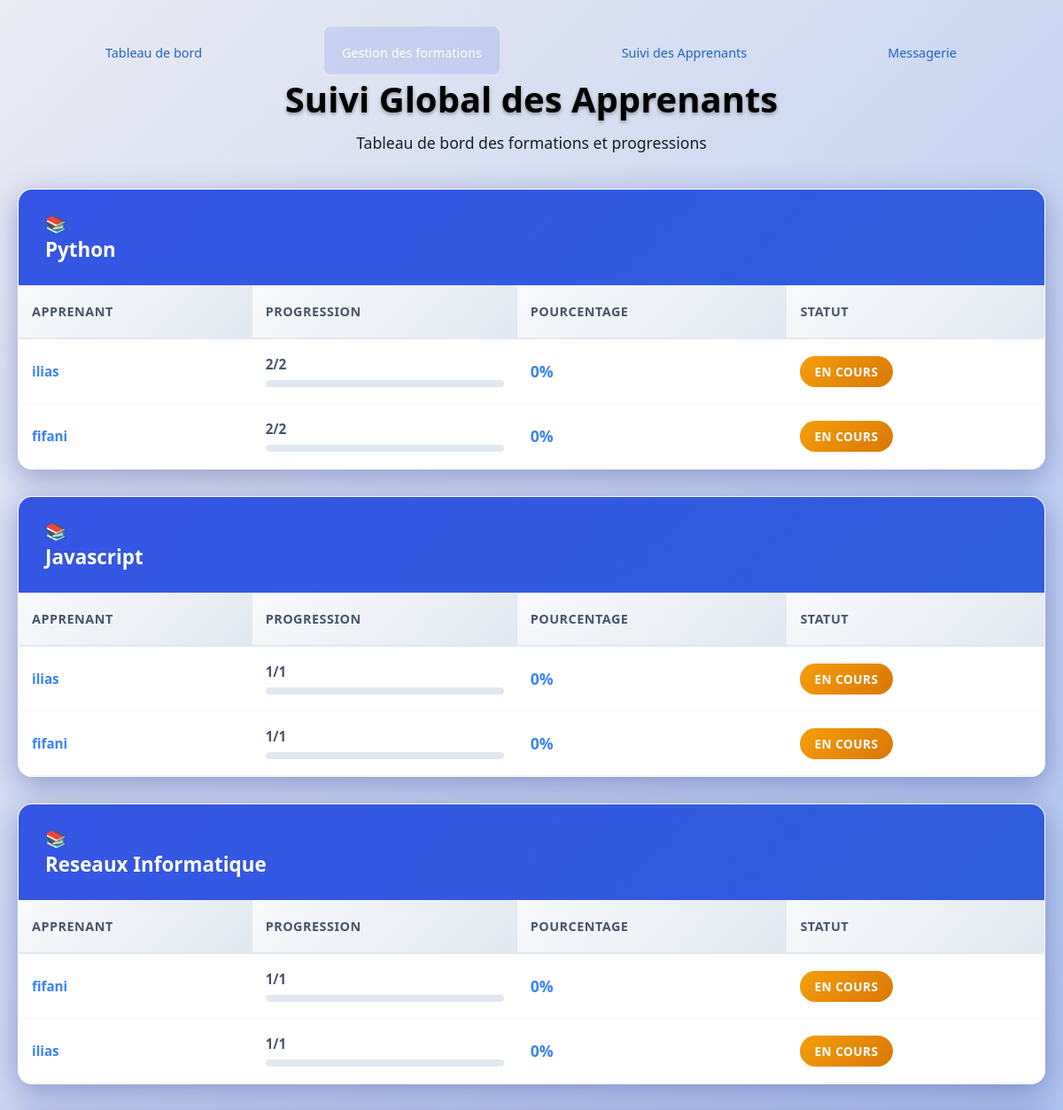
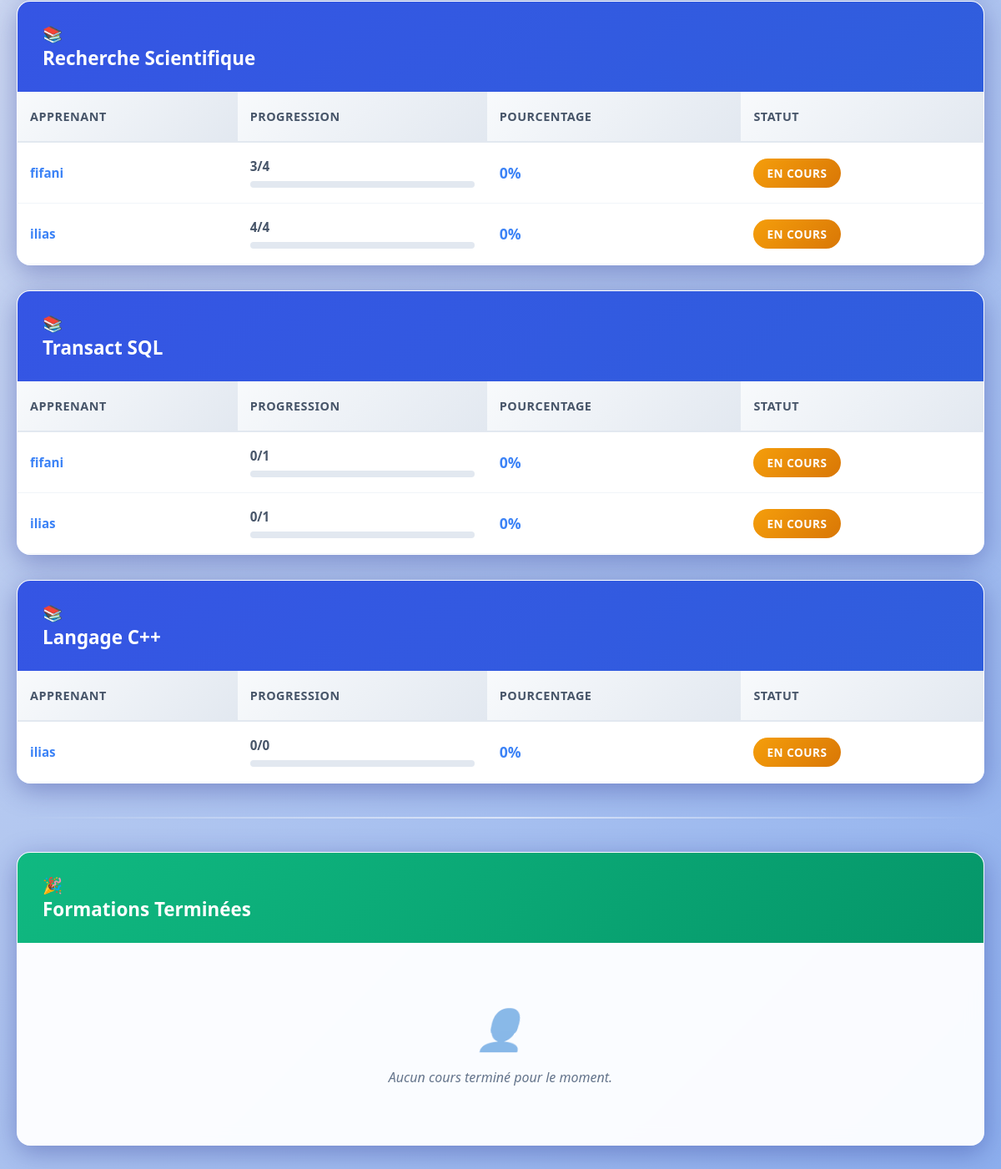
Page /formateur/suivi-apprenants/ (signed in) on the committed database (2 pictures, top to bottom).
### myapp/models.py (models this page shows, shortened)
class Formation(models.Model):
    id = models.AutoField(primary_key=True)
    titre = models.CharField(max_length=255)
    description = models.TextField(blank=True)
    date_creation = models.DateField(auto_now_add=True)

class Apprenant(models.Model):
    utilisateur = models.OneToOneField(Utilisateur, on_delete=models.CASCADE)
    nom = models.CharField(max_length=100)
    attribut1 = models.CharField(max_length=255)

class Utilisateur(AbstractUser):
    def __str__(self):
        return self.username

### myapp/views.py (the view)
# urls.py: path('formateur/suivi-apprenants/', views.suivi_apprenants_global, name='suivi_apprenants_global'),
@login_required
def suivi_apprenants_global(request):
    formateur = request.user.formateur
    formations = Formation.objects.filter(formationformateur__formateur=formateur).distinct()
    suivi = []
    cours_finis = []
    for formation in formations:
        modules = formation.modules.all()
        contenus = [c for m in modules for c in m.contenus.all()]
        inscriptions = InscriptionsProgress.objects.filter(formation=formation)
        progressions = Progression.objects.filter(contenu__formation=formation)
        prog_map = {}
        for p in progressions:
            prog_map.setdefault(p.apprenant.id, {})[p.contenu.id] = p.est_complete
        apprenants_data = []
        for ins in inscriptions:
            apprenant = ins.apprenant
            total = len(contenus)
            done = sum(1 for c in contenus if prog_map.get(apprenant.id, {}).get(c.id, False))
            pourcentage = int((done / total) * 100) if total > 0 else 0
            apprenants_data.append({
                'apprenant': apprenant,
                'progression': prog_map.get(apprenant.id, {}),
                'pourcentage': pourcentage
            })
            if pourcentage == 100:
                cours_finis.append({'apprenant': apprenant, 'formation': formation})
        suivi.append({
            'formation': formation,
            'apprenants': apprenants_data,
        })
    return render(request, 'formateur/suivi_apprenants.html', {
    'suivi': suivi,
    'cours_finis': cours_finis
})

### myapp/templates/formateur/suivi_apprenants.html (shortened to what this page needs)
<!DOCTYPE html>
<html lang="fr">
<head>
</head>
<body>
  <div class="container">
    <div class="header">
      <nav class="navbar">
    <div class="navbar-container">
      <div class="nav-menu">
        <a href="{% url 'dashboard_formateur' %}" class="nav-link">
          <span>Tableau de bord</span>
        </a>
        <a href="{% url 'gerer_formations' %}" class="nav-link active">
          <span>Gestion des formations</span>
        </a>
        <a href="{% url 'suivi_apprenants_global' %}" class="nav-link">
          <span>Suivi des Apprenants</span>
        </a>
        <a href="{% url 'messagerie_formateur' %}" class="nav-link">
          <span>Messagerie</span>
        </a>
      </div>
    </div>
  </nav>
      <h1>Suivi Global des Apprenants</h1>
      <p>Tableau de bord des formations et progressions</p>
    </div>
    {% for bloc in suivi %}
      <div class="formation-block">
        <div class="formation-header">
          <h2>{{ bloc.formation.titre }}</h2>
        </div>
        <div class="table-container">
          <table>
            <thead>
              <tr>
                <th>Apprenant</th>
                <th>Progression</th>
                <th>Pourcentage</th>
                <th>Statut</th>
              </tr>
            </thead>
            <tbody>
              {% for ligne in bloc.apprenants %}
                <tr>
                  <td>
                    <span class="username">{{ ligne.apprenant.utilisateur.username }}</span>
                  </td>
                  <td>
                    <div class="progress-text">{{ ligne.progression|length }}/{{ bloc.formation.contenus.count }}</div>
                    <div class="progress-bar">
                    </div>
                  </td>
                  <td>
                    <span class="percentage">{{ ligne.pourcentage }}%</span>
                  </td>
                  <td>
                    {% if ligne.pourcentage == 100 %}
                      <span class="status completed">Terminé</span>
                    {% else %}
                      <span class="status in-progress">En cours</span>
                    {% endif %}
                  </td>
                </tr>
              {% empty %}
                <tr>
                  <td colspan="4" class="empty-state">
                    Aucun apprenant inscrit à cette formation.
                  </td>
                </tr>
              {% endfor %}
            </tbody>
          </table>
        </div>
      </div>
    {% empty %}
      <div class="no-formations">
        <p>Aucune formation trouvée.</p>
      </div>
    {% endfor %}
    <div class="divider"></div>
    <div class="completed-section">
      <div class="completed-header">
        <h2>Formations Terminées</h2>
      </div>
      <div class="completed-list">
        {% for item in cours_finis %}
          <div class="completed-item">
            <span class="username">{{ item.apprenant.utilisateur.username }}</span>
            <span>a terminé</span>
            <span class="formation-title">{{ item.formation.titre }}</span>
          </div>
        {% empty %}
          <div class="empty-state">
            Aucun cours terminé pour le moment.
          </div>
        {% endfor %}
      </div>
    </div>
  </div>
</body>
</html>

### myapp/templates/formateur/suivi_apprenants.html (style rules this page uses)
* { margin: 0; padding: 0; box-sizing: border-box; }
body { font-family: 'Segoe UI', Tahoma, Geneva, Verdana, sans-serif; background: linear-gradient(135deg,rgb(234, 235, 243) 0%,rgb(141, 175, 238) 100%); min-height: 100vh; padding: 30px 20px; color: #2c3e50; }
.container { max-width: 1400px; margin: 0 auto; }
.header { text-align: center; margin-bottom: 40px; color: white; }
.header h1 { color:rgb(0, 0, 0); font-size: 2.5rem; font-weight: 700; margin-bottom: 10px; text-shadow: 0 2px 4px rgba(0, 0, 0, 0.35); }
.header p { color:rgb(4, 9, 14); font-size: 1.1rem; opacity: 0.9; font-weight: 300; }
.formation-block { background: rgba(255, 255, 255, 0.95); backdrop-filter: blur(10px); margin-bottom: 30px; border-radius: 16px; box-shadow: 0 8px 32px rgba(31, 38, 135, 0.37); border: 1px solid rgba(255, 255, 255, 0.18); overflow: hidden; transition: transform 0.3s ease, box-shadow 0.3s ease; }
.formation-header { background: linear-gradient(135deg,rgb(53, 85, 228) 0%,rgb(48, 94, 221) 100%); padding: 25px 30px; color: white; }
.formation-header h2 { font-size: 1.4rem; font-weight: 600; margin: 0; display: flex; align-items: center; gap: 12px; }
.formation-header::before { content: "📚"; font-size: 1.2rem; }
.table-container { overflow-x: auto; }
table { width: 100%; border-collapse: collapse; background: white; }
th { background: linear-gradient(135deg, #f8fafc 0%, #e2e8f0 100%); padding: 20px 15px; text-align: left; font-weight: 600; font-size: 0.9rem; color: #475569; text-transform: uppercase; letter-spacing: 0.5px; border-bottom: 2px solid #e2e8f0; }
td { padding: 18px 15px; border-bottom: 1px solid #f1f5f9; font-size: 0.95rem; transition: background-color 0.2s ease; }
.progress-bar { width: 100%; height: 8px; background: #e2e8f0; border-radius: 4px; overflow: hidden; margin-top: 8px; }
.progress-text { font-weight: 600; color: #475569; margin-bottom: 4px; }
.percentage { font-weight: 700; font-size: 1.1rem; color: #3b82f6; }
.status { display: inline-flex; align-items: center; gap: 8px; padding: 8px 16px; border-radius: 20px; font-weight: 600; font-size: 0.85rem; text-transform: uppercase; letter-spacing: 0.5px; }
.status.in-progress { background: linear-gradient(135deg, #f59e0b 0%, #d97706 100%); color: white; }
.empty-state { text-align: center; padding: 40px 30px; color: #64748b; font-style: italic; }
.empty-state::before { content: "👤"; font-size: 3rem; display: block; margin-bottom: 15px; opacity: 0.5; }
.completed-section { background: rgba(255, 255, 255, 0.95); backdrop-filter: blur(10px); border-radius: 16px; box-shadow: 0 8px 32px rgba(31, 38, 135, 0.37); border: 1px solid rgba(255, 255, 255, 0.18); margin-top: 40px; overflow: hidden; }
.completed-header { background: linear-gradient(135deg, #10b981 0%, #059669 100%); padding: 25px 30px; color: white; }
.completed-header h2 { font-size: 1.4rem; font-weight: 600; margin: 0; display: flex; align-items: center; gap: 12px; }
.completed-header::before { content: "🎉"; font-size: 1.2rem; }
.completed-list { padding: 30px; }
.username { font-weight: 600; color: #3b82f6; }
.divider { height: 2px; background: linear-gradient(90deg, transparent, rgba(255,255,255,0.6), transparent); margin: 40px 0; }
.navbar { background-color:linear-gradient(135deg,rgb(234, 235, 243) 0%,rgb(141, 175, 238) 100%); padding: 0; box-shadow: 0 2px 4px rgba(0, 0, 0, 0); position: sticky; top: 0; z-index: 1000; }
.navbar-container { max-width: 1200px; margin: 0 auto; padding: 0 20px; }
.nav-menu { display: flex; justify-content: space-around; align-items: center; list-style: none; margin: 0; padding: 0; }
.nav-link { display: flex; flex-direction: column; align-items: center; text-decoration: none; color:rgb(33, 99, 199); padding: 15px 20px; transition: all 0.3s ease; border-radius: 8px; margin: 0 5px; min-width: 120px; }
.nav-link.active { background-color:rgba(52, 96, 219, 0.14); color: white; }
.nav-link span { font-size: 0.9rem; font-weight: 500; text-align: center; }

### rows in the picture
Formation: formation.titre "Python", formation.contenus.count "2"
Apprenant: apprenant.utilisateur.username "ilias", progression|length "2", pourcentage "0", progression|length "1", progression|length "4", progression|length "0"
Apprenant: apprenant.utilisateur.username "fifani", progression|length "2", pourcentage "0", progression|length "1", progression|length "3", progression|length "0"
Formation: formation.titre "Javascript", formation.contenus.count "1"
Formation: formation.titre "Reseaux Informatique", formation.contenus.count "1"
Formation: formation.titre "Recherche Scientifique", formation.contenus.count "4"
Formation: formation.titre "Transact SQL", formation.contenus.count "1"
Formation: formation.titre "Langage C++", formation.contenus.count "0"
